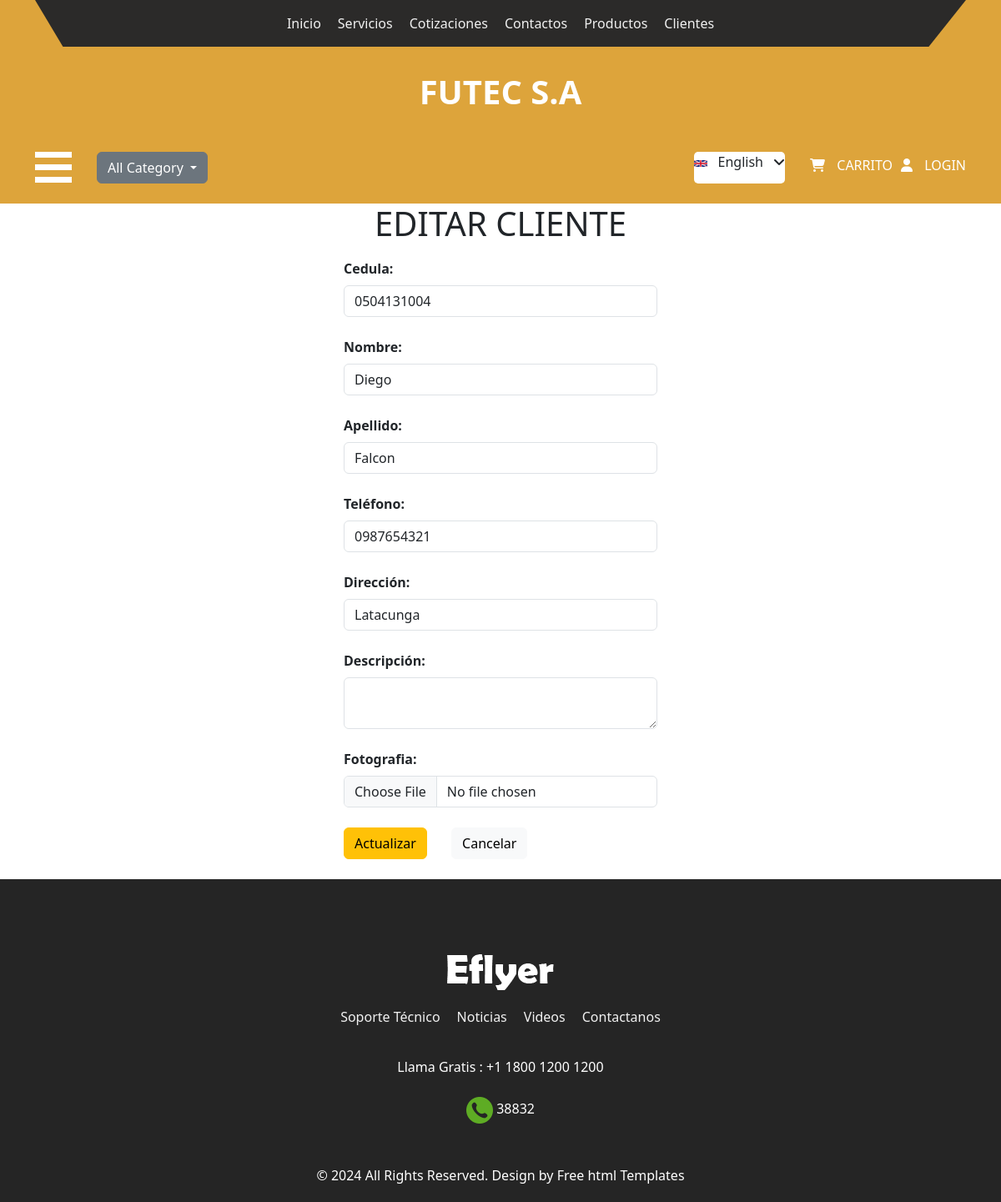
/editarCliente/1, run on the app's committed database.
### Aplicaciones/Sistema/models.py (models this page shows, shortened)
class Cliente(models.Model):
    id=models.AutoField(primary_key=True)
    ci=models.CharField(max_length=15)
    nombre=models.CharField(max_length=20)
    apellido=models.CharField(max_length=20)
    telefono=models.CharField(max_length=20)
    direccion=models.CharField(max_length=50)
    descripcion=models.CharField(max_length=100)
    foto=models.FileField(upload_to='clientes',null=True, blank=True)

### Aplicaciones/Sistema/views.py (the view)
# urls.py: path('editarCliente/<id>',views.editarCliente, name="editarCliente"),
def editarCliente(request,id):
    clienteEditar = Cliente.objects.get(id=id)
    return render(request, 'editarCliente.html', {'clienteEditar':clienteEditar})

### Aplicaciones/Sistema/templates/editarCliente.html (shortened to what this page needs)
{% extends "./plantilla.html" %}
{% block body %}
<h1 style="text-align: center;">EDITAR CLIENTE</h1>
<div class="container-fluid">
    <div class="row">
        <div class="col-md-4"></div>
        <div class="col-md-4">
            <form action="{% url 'procesarActualizacionCliente' %}" method="post" enctype="multipart/form-data">
                <label for="ci"><b>Cedula:</b></label>
                <input type="text" name="ci" class="form-control" value="{{clienteEditar.ci}}" >
                <br>
                <label for="nombre"><b>Nombre:</b></label>
                <input type="text" name="nombre" class="form-control" value="{{clienteEditar.nombre}}" >
                <br>
                <label for="apellido"><b>Apellido:</b></label>
                <input type="text" name="apellido" class="form-control" value="{{clienteEditar.apellido}}" >
                <br>
                <label for="telefono"><b>Teléfono:</b></label>
                <input type="text" name="telefono" class="form-control" value="{{clienteEditar.telefono}}" >
                <br>
                <label for="direccion"><b>Dirección:</b></label>
                <input type="text" name="direccion" class="form-control" value="{{clienteEditar.direccion}}" >
                <br>
                <label for="descripcion"><b>Descripción:</b></label>
                <textarea type="text" name="descripcion" class="form-control" value="{{clienteEditar.descripcion}}" ></textarea>
                <br>
                <label for=""><b>Fotografia:</b></label>
                <input type="file" name="foto" class="form-control" id="foto">
                <br>
                <button type="submit" class="btn btn-warning">Actualizar</button>
                <a href="{% url 'listadoCliente' %}" class="btn btn-light">Cancelar</a>
            </form>
        </div>
    </div>
</div>
<br>
{% endblock %}

### Futec/static/css/style.css (style rules this page uses)
html { scroll-behavior: smooth; overflow-x: hidden; }
body { color: #666666; font-size: 14px; line-height: 1.80857; font-weight: normal; overflow-x: hidden; font-family: 'Poppins', sans-serif; }
a { color: #1f1f1f; text-decoration: none !important; outline: none !important; -webkit-transition: all .3s ease-in-out; -moz-transition: all .3s ease-in-out; -ms-transition: all .3s ease-in-out; -o-transition: all .3s ease-in-out; transition: all .3s ease-in-out; }
h1, h2, h3, h4, h5, h6 { letter-spacing: 0; font-weight: normal; position: relative; padding: 0 0 10px 0; font-weight: normal; line-height: normal; color: #111111; margin: 0 }
h1 { font-size: 24px }
*, *::after, *::before { -webkit-box-sizing: border-box; -moz-box-sizing: border-box; box-sizing: border-box; }
a { color: #222222; text-decoration: none; outline: none !important; }
a, .btn { text-decoration: none !important; outline: none !important; -webkit-transition: all .3s ease-in-out; -moz-transition: all .3s ease-in-out; -ms-transition: all .3s ease-in-out; -o-transition: all .3s ease-in-out; transition: all .3s ease-in-out; }
button { border: 0; margin: 0; padding: 0; cursor: pointer; }

### data on the page
Cliente: ci "0504131004", nombre "Diego", apellido "Falcon", telefono "0987654321", direccion "Latacunga"
